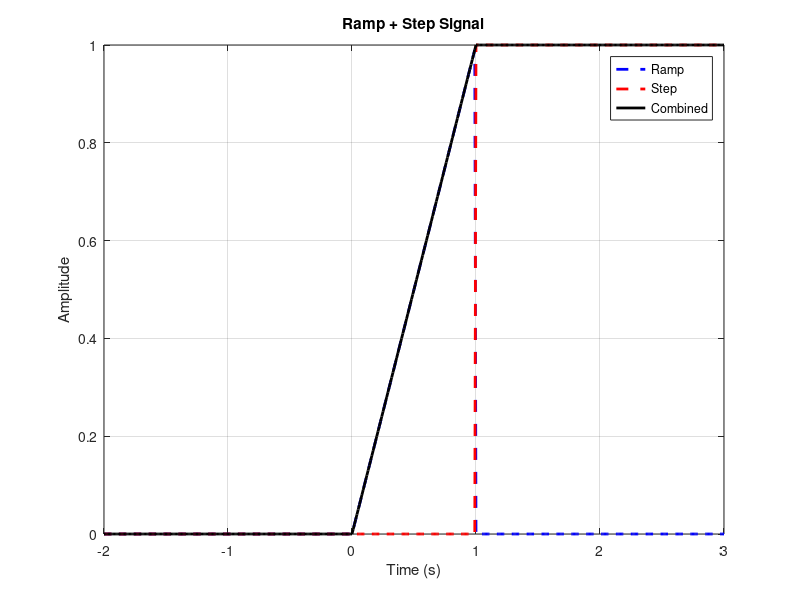

Recreate this plot in MATLAB.
% Time vector
t = -2:0.01:3;

% Ramp signal from t = 0 to t = 1
ramp = t .* (t >= 0 & t < 1);

% Step signal starting from t = 1
step = (t >= 1);

% Add the ramp and step
combined_signal = ramp + step;

% Plot the signals
plot(t, ramp, '--b', 'LineWidth', 2); hold on;
plot(t, step, '--r', 'LineWidth', 2);
plot(t, combined_signal, 'k', 'LineWidth', 2);
legend('Ramp', 'Step', 'Combined');
xlabel('Time (s)');
ylabel('Amplitude');
title('Ramp + Step Signal');
grid on;
